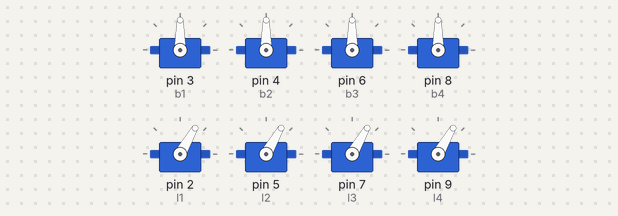
The sketch below on a simulated Arduino Uno, built with avr-gcc and run on an emulated ATmega328P. On the bench: 8 × servo.

Above: at 0.3 s.
At 1.3 s:
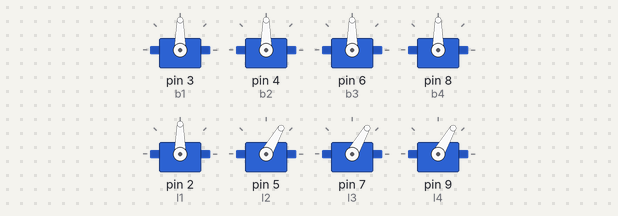
At 7.3 s:
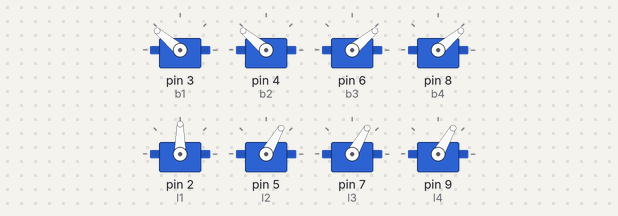
At 19.3 s:
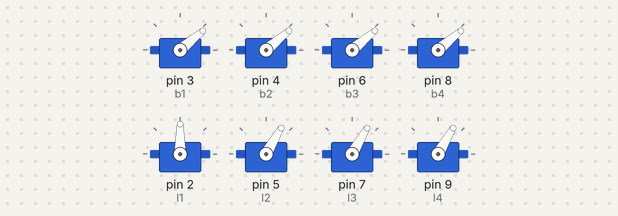
At 22.3 s:
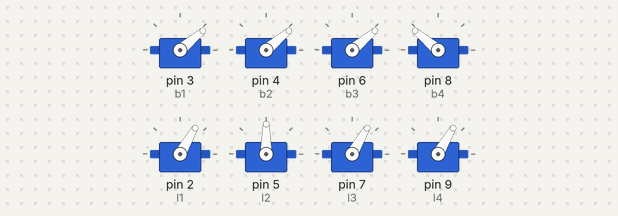
At 34.3 s:
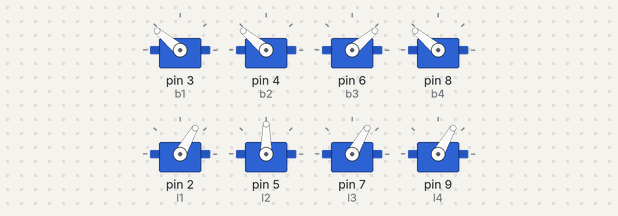
Timing chart, 0 to 40.0 s (numbered marks = the images above):
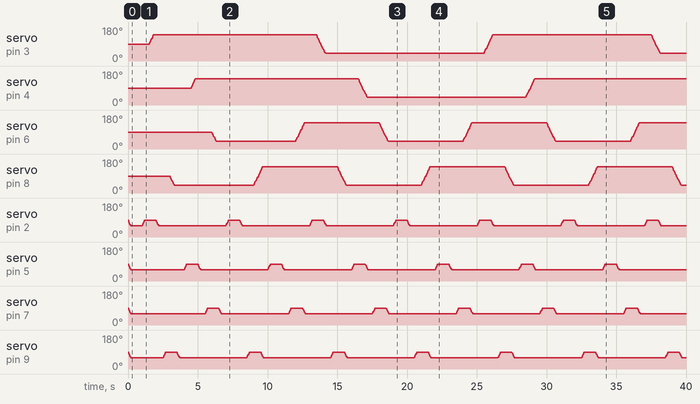

The sketch:

NukeQuadWaveGait.ino
```cpp
#include<VarSpeedServo.h>
VarSpeedServo l1,l2,l3,l4,b1,b2,b3,b4;

void setup()
{
 b1.attach(3);
 b2.attach(4);
 b3.attach(6);
 b4.attach(8);

 l1.attach(2);
 l2.attach(5);
 l3.attach(7);
 l4.attach(9);

 stand();
 delay(1000);
}

void loop()
{
 forward();
 right();
 left();
 reverse();
}
void stand()
{
 b1.write(90,100);
 b2.write(90,100);
 b3.write(90,100);
 b4.write(90,100);

 l1.write(60,100);
 l2.write(60,100);
 l3.write(60,100);
 l4.write(60,100);

}
void forward()
{
 l1.write(90,100);
 delay(500);
 b1.write(140,100);
 delay(500);
 l1.write(60,100);
 delay(500);


 l4.write(90,100);
 delay(500);
 b4.write(40,100);
 delay(500);
 l4.write(60,100);
 delay(500);


 l2.write(90,100);
 delay(500);
 b2.write(140,100);
 delay(500);
 l2.write(60,100);
 delay(500);


 l3.write(90,100);
 delay(500);
 b3.write(40,100);
 delay(500);
 l3.write(60,100);
 delay(500);
}
void left()
{

 l1.write(90,100);
 delay(500);
 b1.write(40,100);
 delay(500);
 l1.write(60,100);
 delay(500);


 l4.write(90,100);
 delay(500);
 b4.write(40,100);
 delay(500);
 l4.write(60,100);
 delay(500);


 l2.write(90,100);
 delay(500);
 b2.write(40,100);
 delay(500);
 l2.write(60,100);
 delay(500);


 l3.write(90,100);
 delay(500);
 b3.write(40,100);
 delay(500);
 l3.write(60,100);
 delay(500);
}
void right()
{

 l1.write(90,100);
 delay(500);
 b1.write(140,100);
 delay(500);
 l1.write(60,100);
 delay(500);


 l4.write(90,100);
 delay(500);
 b4.write(140,100);
 delay(500);
 l4.write(60,100);
 delay(500);


 l2.write(90,100);
 delay(500);
 b2.write(140,100);
 delay(500);
 l2.write(60,100);
 delay(500);


 l3.write(90,100);
 delay(500);
 b3.write(140,100);
 delay(500);
 l3.write(60,100);
 delay(500);
}
void reverse()
{

 l1.write(90,100);
 delay(500);
 b1.write(40,100);
 delay(500);
 l1.write(60,100);
 delay(500);


 l4.write(90,100);
 delay(500);
 b4.write(140,100);
 delay(500);
 l4.write(60,100);
 delay(500);


 l2.write(90,100);
 delay(500);
 b2.write(40,100);
 delay(500);
 l2.write(60,100);
 delay(500);


 l3.write(90,100);
 delay(500);
 b3.write(140,100);
 delay(500);
 l3.write(60,100);
 delay(500);
}
```
